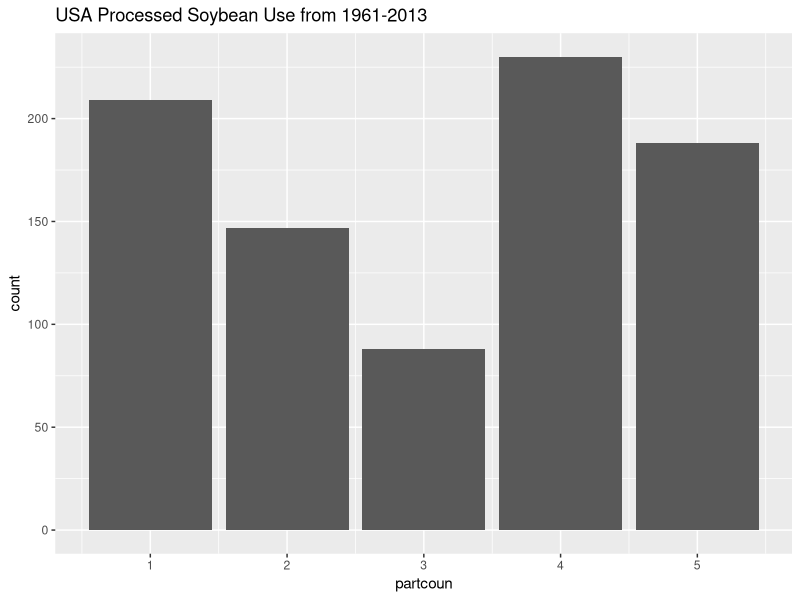
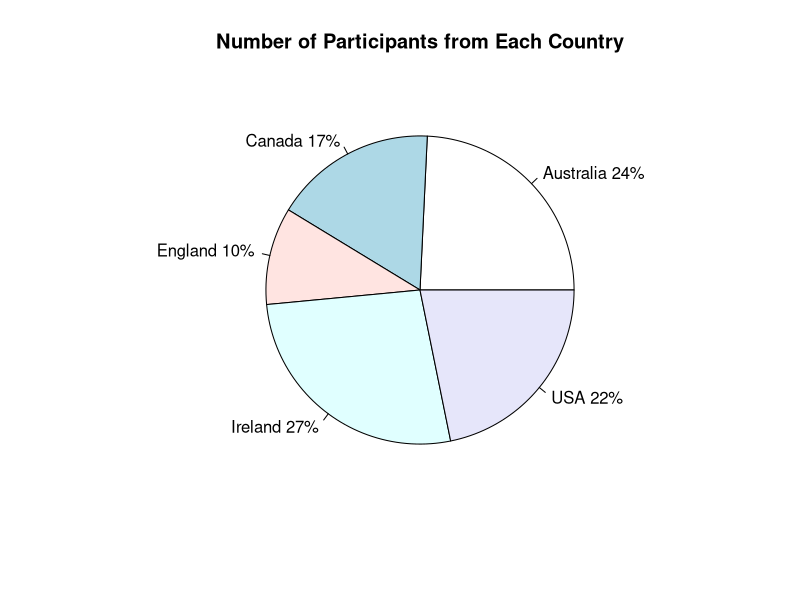

Source code (R) for these figures, in order:
## ---- chunk 1
# Load packages

library(tidyverse)
library(dplyr)
library(knitr)
library(ggforce)
library(readr)
## ---- chunk 2
# Import data file

manhood_dat <- read_csv("data/honorsthesis_clean.csv")

## ---- chunk 3
# 1 = Australia; 2 = Canada; 3 = England; 4 = Ireland; 5 = USA

partcoun_fre <- manhood_dat |>  
  group_by(partcoun) |> 
  dplyr::summarize(n = n()) |>
  mutate(fre = (n / sum(n) * 100) |>  round(2)) 

kable(partcoun_fre)

# bar graph showing the number of participants from each country

ggplot(data = manhood_dat) +
  aes(partcoun) +
  geom_bar() +
  labs(title = "USA Processed Soybean Use from 1961-2013")

# pie chart showing the percentage of participants from each country

count <- c(209, 147, 88, 230, 188)
countries <- c("Australia", "Canada", "England", "Ireland", "USA")
percent <- round(count/sum(count)*100)
countries <- paste(countries, percent)
countries <- paste(countries, "%", sep = "")
pie(count, labels = countries, main = "Number of Participants from Each Country")

